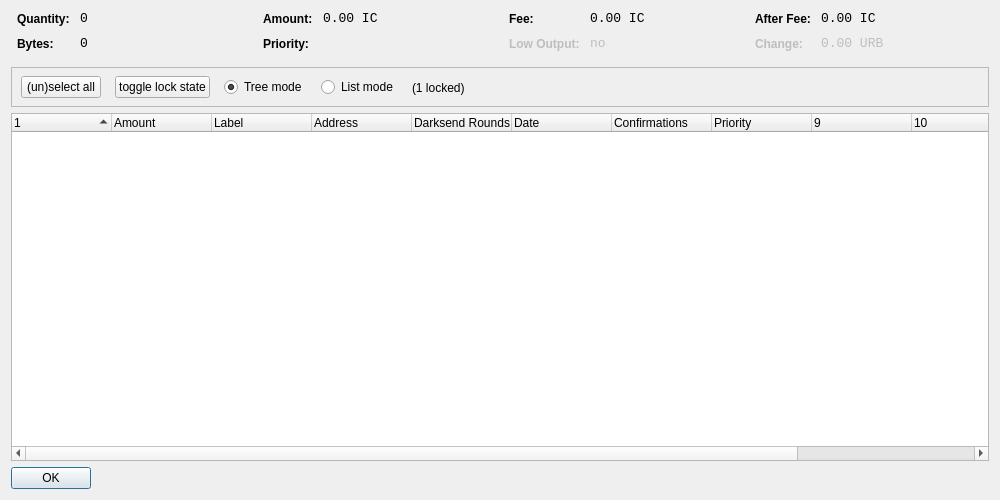
<?xml version="1.0" encoding="UTF-8"?>
<ui version="4.0">
 <class>CoinControlDialog</class>
 <widget class="QDialog" name="CoinControlDialog">
  <property name="geometry">
   <rect>
    <x>0</x>
    <y>0</y>
    <width>1000</width>
    <height>500</height>
   </rect>
  </property>
  <property name="windowTitle">
   <string>Coin Control</string>
  </property>
  <layout class="QVBoxLayout" name="verticalLayout">
   <item>
    <layout class="QHBoxLayout" name="horizontalLayoutTop" stretch="0,0,0,0">
     <property name="topMargin">
      <number>0</number>
     </property>
     <property name="bottomMargin">
      <number>10</number>
     </property>
     <item>
      <layout class="QFormLayout" name="formLayoutCoinControl1">
       <property name="horizontalSpacing">
        <number>10</number>
       </property>
       <property name="verticalSpacing">
        <number>10</number>
       </property>
       <property name="leftMargin">
        <number>6</number>
       </property>
       <property name="rightMargin">
        <number>6</number>
       </property>
       <item row="0" column="0">
        <widget class="QLabel" name="labelCoinControlQuantityText">
         <property name="styleSheet">
          <string notr="true">font-weight:bold;</string>
         </property>
         <property name="text">
          <string>Quantity:</string>
         </property>
        </widget>
       </item>
       <item row="0" column="1">
        <widget class="QLabel" name="labelCoinControlQuantity">
         <property name="font">
          <font>
           <family>Monospace</family>
           <pointsize>10</pointsize>
          </font>
         </property>
         <property name="cursor">
          <cursorShape>IBeamCursor</cursorShape>
         </property>
         <property name="contextMenuPolicy">
          <enum>Qt::ActionsContextMenu</enum>
         </property>
         <property name="text">
          <string notr="true">0</string>
         </property>
         <property name="textInteractionFlags">
          <set>Qt::LinksAccessibleByMouse|Qt::TextSelectableByKeyboard|Qt::TextSelectableByMouse</set>
         </property>
        </widget>
       </item>
       <item row="1" column="0">
        <widget class="QLabel" name="labelCoinControlBytesText">
         <property name="styleSheet">
          <string notr="true">font-weight:bold;</string>
         </property>
         <property name="text">
          <string>Bytes:</string>
         </property>
        </widget>
       </item>
       <item row="1" column="1">
        <widget class="QLabel" name="labelCoinControlBytes">
         <property name="font">
          <font>
           <family>Monospace</family>
           <pointsize>10</pointsize>
          </font>
         </property>
         <property name="cursor">
          <cursorShape>IBeamCursor</cursorShape>
         </property>
         <property name="contextMenuPolicy">
          <enum>Qt::ActionsContextMenu</enum>
         </property>
         <property name="text">
          <string notr="true">0</string>
         </property>
         <property name="textInteractionFlags">
          <set>Qt::LinksAccessibleByMouse|Qt::TextSelectableByKeyboard|Qt::TextSelectableByMouse</set>
         </property>
        </widget>
       </item>
      </layout>
     </item>
     <item>
      <layout class="QFormLayout" name="formLayoutCoinControl2">
       <property name="horizontalSpacing">
        <number>10</number>
       </property>
       <property name="verticalSpacing">
        <number>10</number>
       </property>
       <property name="leftMargin">
        <number>6</number>
       </property>
       <property name="rightMargin">
        <number>6</number>
       </property>
       <item row="0" column="0">
        <widget class="QLabel" name="labelCoinControlAmountText">
         <property name="styleSheet">
          <string notr="true">font-weight:bold;</string>
         </property>
         <property name="text">
          <string>Amount:</string>
         </property>
        </widget>
       </item>
       <item row="0" column="1">
        <widget class="QLabel" name="labelCoinControlAmount">
         <property name="font">
          <font>
           <family>Monospace</family>
           <pointsize>10</pointsize>
          </font>
         </property>
         <property name="cursor">
          <cursorShape>IBeamCursor</cursorShape>
         </property>
         <property name="contextMenuPolicy">
          <enum>Qt::ActionsContextMenu</enum>
         </property>
         <property name="text">
          <string notr="true">0.00 IC</string>
         </property>
         <property name="textInteractionFlags">
          <set>Qt::LinksAccessibleByMouse|Qt::TextSelectableByKeyboard|Qt::TextSelectableByMouse</set>
         </property>
        </widget>
       </item>
       <item row="1" column="0">
        <widget class="QLabel" name="labelCoinControlPriorityText">
         <property name="styleSheet">
          <string notr="true">font-weight:bold;</string>
         </property>
         <property name="text">
          <string>Priority:</string>
         </property>
        </widget>
       </item>
       <item row="1" column="1">
        <widget class="QLabel" name="labelCoinControlPriority">
         <property name="font">
          <font>
           <family>Monospace</family>
           <pointsize>10</pointsize>
          </font>
         </property>
         <property name="cursor">
          <cursorShape>IBeamCursor</cursorShape>
         </property>
         <property name="contextMenuPolicy">
          <enum>Qt::ActionsContextMenu</enum>
         </property>
         <property name="text">
          <string/>
         </property>
         <property name="textInteractionFlags">
          <set>Qt::LinksAccessibleByMouse|Qt::TextSelectableByKeyboard|Qt::TextSelectableByMouse</set>
         </property>
        </widget>
       </item>
      </layout>
     </item>
     <item>
      <layout class="QFormLayout" name="formLayoutCoinControl3">
       <property name="horizontalSpacing">
        <number>10</number>
       </property>
       <property name="verticalSpacing">
        <number>10</number>
       </property>
       <property name="leftMargin">
        <number>6</number>
       </property>
       <property name="rightMargin">
        <number>6</number>
       </property>
       <item row="0" column="0">
        <widget class="QLabel" name="labelCoinControlFeeText">
         <property name="styleSheet">
          <string notr="true">font-weight:bold;</string>
         </property>
         <property name="text">
          <string>Fee:</string>
         </property>
        </widget>
       </item>
       <item row="0" column="1">
        <widget class="QLabel" name="labelCoinControlFee">
         <property name="font">
          <font>
           <family>Monospace</family>
           <pointsize>10</pointsize>
          </font>
         </property>
         <property name="cursor">
          <cursorShape>IBeamCursor</cursorShape>
         </property>
         <property name="contextMenuPolicy">
          <enum>Qt::ActionsContextMenu</enum>
         </property>
         <property name="text">
          <string notr="true">0.00 IC</string>
         </property>
         <property name="textInteractionFlags">
          <set>Qt::LinksAccessibleByMouse|Qt::TextSelectableByKeyboard|Qt::TextSelectableByMouse</set>
         </property>
        </widget>
       </item>
       <item row="1" column="0">
        <widget class="QLabel" name="labelCoinControlLowOutputText">
         <property name="enabled">
          <bool>false</bool>
         </property>
         <property name="styleSheet">
          <string notr="true">font-weight:bold;</string>
         </property>
         <property name="text">
          <string>Low Output:</string>
         </property>
        </widget>
       </item>
       <item row="1" column="1">
        <widget class="QLabel" name="labelCoinControlLowOutput">
         <property name="enabled">
          <bool>false</bool>
         </property>
         <property name="font">
          <font>
           <family>Monospace</family>
           <pointsize>10</pointsize>
          </font>
         </property>
         <property name="cursor">
          <cursorShape>IBeamCursor</cursorShape>
         </property>
         <property name="contextMenuPolicy">
          <enum>Qt::ActionsContextMenu</enum>
         </property>
         <property name="text">
          <string notr="true">no</string>
         </property>
         <property name="textInteractionFlags">
          <set>Qt::LinksAccessibleByMouse|Qt::TextSelectableByKeyboard|Qt::TextSelectableByMouse</set>
         </property>
        </widget>
       </item>
      </layout>
     </item>
     <item>
      <layout class="QFormLayout" name="formLayoutCoinControl4">
       <property name="horizontalSpacing">
        <number>10</number>
       </property>
       <property name="verticalSpacing">
        <number>10</number>
       </property>
       <property name="leftMargin">
        <number>6</number>
       </property>
       <property name="rightMargin">
        <number>6</number>
       </property>
       <item row="0" column="0">
        <widget class="QLabel" name="labelCoinControlAfterFeeText">
         <property name="styleSheet">
          <string notr="true">font-weight:bold;</string>
         </property>
         <property name="text">
          <string>After Fee:</string>
         </property>
        </widget>
       </item>
       <item row="0" column="1">
        <widget class="QLabel" name="labelCoinControlAfterFee">
         <property name="font">
          <font>
           <family>Monospace</family>
           <pointsize>10</pointsize>
          </font>
         </property>
         <property name="cursor">
          <cursorShape>IBeamCursor</cursorShape>
         </property>
         <property name="contextMenuPolicy">
          <enum>Qt::ActionsContextMenu</enum>
         </property>
         <property name="text">
          <string notr="true">0.00 IC</string>
         </property>
         <property name="textInteractionFlags">
          <set>Qt::LinksAccessibleByMouse|Qt::TextSelectableByKeyboard|Qt::TextSelectableByMouse</set>
         </property>
        </widget>
       </item>
       <item row="1" column="0">
        <widget class="QLabel" name="labelCoinControlChangeText">
         <property name="enabled">
          <bool>false</bool>
         </property>
         <property name="styleSheet">
          <string notr="true">font-weight:bold;</string>
         </property>
         <property name="text">
          <string>Change:</string>
         </property>
        </widget>
       </item>
       <item row="1" column="1">
        <widget class="QLabel" name="labelCoinControlChange">
         <property name="enabled">
          <bool>false</bool>
         </property>
         <property name="font">
          <font>
           <family>Monospace</family>
           <pointsize>10</pointsize>
          </font>
         </property>
         <property name="cursor">
          <cursorShape>IBeamCursor</cursorShape>
         </property>
         <property name="contextMenuPolicy">
          <enum>Qt::ActionsContextMenu</enum>
         </property>
         <property name="text">
          <string notr="true">0.00 URB</string>
         </property>
         <property name="textInteractionFlags">
          <set>Qt::LinksAccessibleByMouse|Qt::TextSelectableByKeyboard|Qt::TextSelectableByMouse</set>
         </property>
        </widget>
       </item>
      </layout>
     </item>
    </layout>
   </item>
   <item>
    <widget class="QFrame" name="frame">
     <property name="minimumSize">
      <size>
       <width>0</width>
       <height>40</height>
      </size>
     </property>
     <property name="frameShape">
      <enum>QFrame::StyledPanel</enum>
     </property>
     <property name="frameShadow">
      <enum>QFrame::Sunken</enum>
     </property>
     <widget class="QWidget" name="horizontalLayoutWidget">
      <property name="geometry">
       <rect>
        <x>10</x>
        <y>0</y>
        <width>781</width>
        <height>41</height>
       </rect>
      </property>
      <layout class="QHBoxLayout" name="horizontalLayoutPanel" stretch="0,0,0,0,0,0">
       <property name="spacing">
        <number>14</number>
       </property>
       <item>
        <widget class="QPushButton" name="pushButtonSelectAll">
         <property name="sizePolicy">
          <sizepolicy hsizetype="Maximum" vsizetype="Fixed">
           <horstretch>0</horstretch>
           <verstretch>0</verstretch>
          </sizepolicy>
         </property>
         <property name="text">
          <string>(un)select all</string>
         </property>
        </widget>
       </item>
       <item>
        <widget class="QPushButton" name="pushButtonToggleLock">
         <property name="sizePolicy">
          <sizepolicy hsizetype="Maximum" vsizetype="Fixed">
           <horstretch>0</horstretch>
           <verstretch>0</verstretch>
          </sizepolicy>
         </property>
         <property name="text">
          <string>toggle lock state</string>
         </property>
         <property name="autoDefault">
          <bool>false</bool>
         </property>
        </widget>
       </item>
       <item>
        <widget class="QRadioButton" name="radioTreeMode">
         <property name="sizePolicy">
          <sizepolicy hsizetype="Maximum" vsizetype="Fixed">
           <horstretch>0</horstretch>
           <verstretch>0</verstretch>
          </sizepolicy>
         </property>
         <property name="text">
          <string>Tree mode</string>
         </property>
         <property name="checked">
          <bool>true</bool>
         </property>
        </widget>
       </item>
       <item>
        <widget class="QRadioButton" name="radioListMode">
         <property name="sizePolicy">
          <sizepolicy hsizetype="Maximum" vsizetype="Fixed">
           <horstretch>0</horstretch>
           <verstretch>0</verstretch>
          </sizepolicy>
         </property>
         <property name="text">
          <string>List mode</string>
         </property>
        </widget>
       </item>
       <item>
        <widget class="QLabel" name="labelLocked">
         <property name="text">
          <string>(1 locked)</string>
         </property>
        </widget>
       </item>
       <item>
        <spacer name="horizontalSpacer">
         <property name="orientation">
          <enum>Qt::Horizontal</enum>
         </property>
         <property name="sizeHint" stdset="0">
          <size>
           <width>40</width>
           <height>20</height>
          </size>
         </property>
        </spacer>
       </item>
      </layout>
     </widget>
    </widget>
   </item>
   <item>
    <widget class="CoinControlTreeWidget" name="treeWidget">
     <property name="contextMenuPolicy">
      <enum>Qt::CustomContextMenu</enum>
     </property>
     <property name="sortingEnabled">
      <bool>false</bool>
     </property>
     <property name="columnCount">
      <number>12</number>
     </property>
     <attribute name="headerShowSortIndicator" stdset="0">
      <bool>true</bool>
     </attribute>
     <attribute name="headerStretchLastSection">
      <bool>false</bool>
     </attribute>
     <column>
      <property name="text">
       <string/>
      </property>
     </column>
     <column>
      <property name="text">
       <string>Amount</string>
      </property>
     </column>
     <column>
      <property name="text">
       <string>Label</string>
      </property>
     </column>
     <column>
      <property name="text">
       <string>Address</string>
      </property>
     </column>
     <column>
      <property name="text">
       <string>Darksend Rounds</string>
      </property>
     </column>
     <column>
      <property name="text">
       <string>Date</string>
      </property>
     </column>
     <column>
      <property name="text">
       <string>Confirmations</string>
      </property>
      <property name="toolTip">
       <string>Confirmed</string>
      </property>
     </column>
     <column>
      <property name="text">
       <string>Priority</string>
      </property>
     </column>
     <column>
      <property name="text">
       <string/>
      </property>
     </column>
     <column>
      <property name="text">
       <string/>
      </property>
     </column>
     <column>
      <property name="text">
       <string/>
      </property>
     </column>
     <column>
      <property name="text">
       <string/>
      </property>
     </column>
    </widget>
   </item>
   <item>
    <widget class="QDialogButtonBox" name="buttonBox">
     <property name="sizePolicy">
      <sizepolicy hsizetype="Maximum" vsizetype="Fixed">
       <horstretch>0</horstretch>
       <verstretch>0</verstretch>
      </sizepolicy>
     </property>
     <property name="orientation">
      <enum>Qt::Horizontal</enum>
     </property>
     <property name="standardButtons">
      <set>QDialogButtonBox::Ok</set>
     </property>
    </widget>
   </item>
  </layout>
 </widget>
 <customwidgets>
  <customwidget>
   <class>CoinControlTreeWidget</class>
   <extends>QTreeWidget</extends>
   <header>coincontroltreewidget.h</header>
  </customwidget>
 </customwidgets>
 <resources/>
 <connections/>
</ui>
